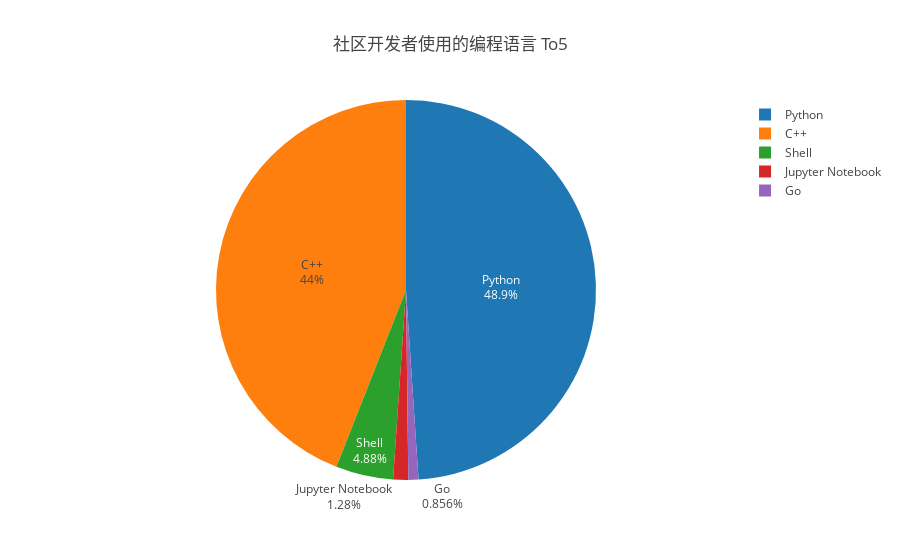

Write notebook code for a chart like this one.
### Markdown cell above
### 1.2 使用语言

### Code cell
//社区开发者使用的编程语言 (统计repo_languages获得)
query(    
    `select distinct repo_language,count(*) as cnt
     from github_log.events
     where repo_language != ''
     group by repo_language
     order by cnt desc
     limit 5
     `
).then(data => {
    var repo_languages=[],cnts= [];
    data.forEach(d => {
        repo_languages.push(d.repo_language);
        cnts.push(d.cnt);
    });

openDigger.render.plotly([
    {labels: repo_languages, values: cnts,type:'pie', name: 'times', textinfo: "label+percent"}], 
    {
        title: '社区开发者使用的编程语言 To5',
        xaxis: {type: 'category'},
        height: 600,
        //width:1050,
    });
});

### Figure 1 — Plotly figure (JSON) as saved in the notebook; plotly's stock layout.template omitted (floating-point values rounded to 4 significant figures)
{"data": [{"labels": ["Python", "C++", "Shell", "Jupyter Notebook", "Go"], "name": "times", "textinfo": "label+percent", "type": "pie", "values": ["120751", "108626", "12041", "3161", "2111"]}], "layout": {"autosize": true, "title": {"text": "社区开发者使用的编程语言 To5"}, "xaxis": {"type": "category"}}}
